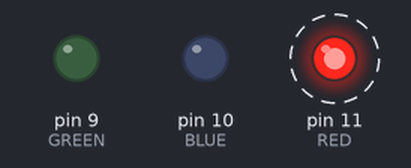
Simulated run of this sketch. Board: Arduino Uno, built with avr-gcc and run on an emulated ATmega328P. Parts: output pins drawn as LEDs (lit = HIGH). Dashed ring = blinking.

Above: at 0.5 s.
Timing chart, 0 to 4.6 s (numbered marks = the images above):
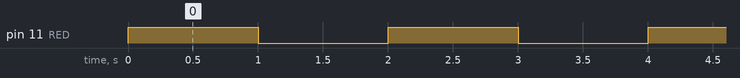

The sketch:

Tutorial1.ino
```cpp
#define RED 11
#define BLUE 10
#define GREEN 9

void setup() {
  pinMode(RED, OUTPUT);  // Set RED pin 9 as output
  pinMode(GREEN, OUTPUT);  // Set GREEN pin 10 as output
  pinMode(BLUE, OUTPUT);  // Set BLUE pin 11 as output
}

void loop() {
 digitalWrite(RED, HIGH);  // Turn LED on RED
 delay(1000);              // Wait 1 second
 digitalWrite(RED, LOW);   // Turn LED off
 delay(1000);              // Wait 1 second
}
```

Measured:
- by itself, pin 11 (RED): alternates HIGH for 1.0 s and LOW for 1.0 s
